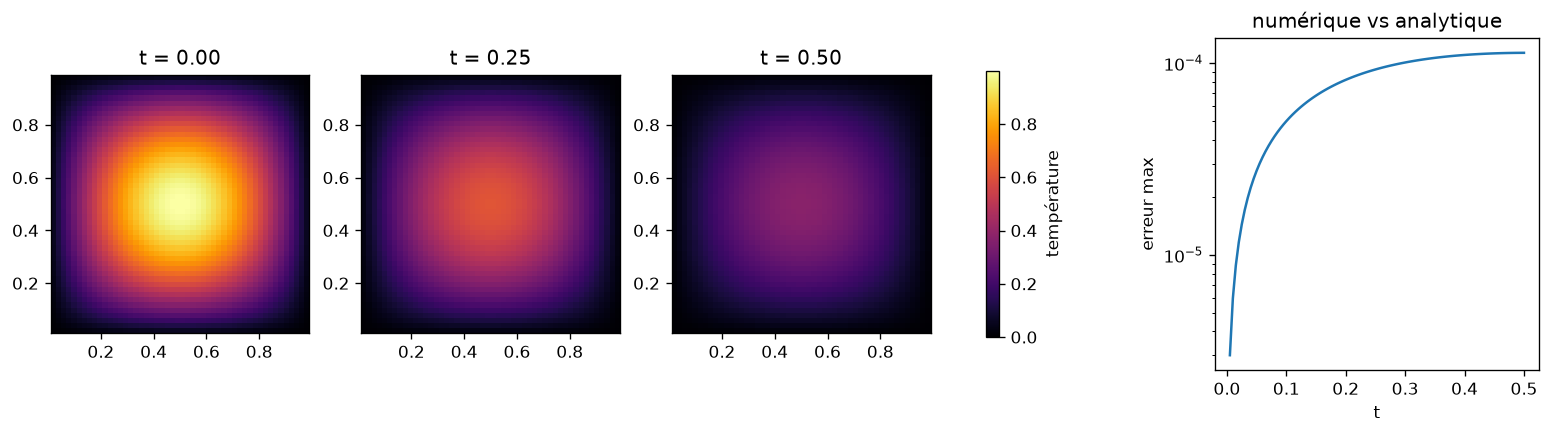

Recreate this plot in Python.
"""Équation de la chaleur 2D : du/dt = alpha * (d2u/dx2 + d2u/dy2) sur [0,1]x[0,1].

Condition initiale : u(x, y, 0) = sin(pi x) sin(pi y), u = 0 sur le bord.
Les quatre bibliothèques de base sont utilisées :
  - sympy      : solution analytique et vérification symbolique de l'EDP
  - numpy      : grille et tableaux
  - scipy      : matrice creuse du laplacien et schéma de Crank-Nicolson
  - matplotlib : figures

Usage :  python chaleur2d.py
"""
import matplotlib
import matplotlib.pyplot as plt
import numpy as np
import scipy.sparse as sps
import sympy as sp
from scipy.sparse.linalg import splu

ALPHA = 0.1      # diffusivité thermique
N = 50           # points intérieurs par direction
DT = 0.005       # pas de temps
T_FIN = 0.5      # durée simulée


def solution_analytique():
    """Renvoie u(x, y, t) sous forme de fonction numpy, après vérification symbolique."""
    x, y, t, a = sp.symbols("x y t alpha", positive=True)
    u = sp.sin(sp.pi * x) * sp.sin(sp.pi * y) * sp.exp(-2 * sp.pi**2 * a * t)
    residu = sp.diff(u, t) - a * (sp.diff(u, x, 2) + sp.diff(u, y, 2))
    print("Résidu de l'EDP pour la solution exacte :", sp.simplify(residu))
    return sp.lambdify((x, y, t), u.subs(a, ALPHA), "numpy")


def resoudre(n=N, dt=DT, t_fin=T_FIN):
    """Schéma de Crank-Nicolson sur une grille n x n. Renvoie grille, états et erreurs."""
    h = 1.0 / (n + 1)
    x = np.linspace(h, 1 - h, n)
    X, Y = np.meshgrid(x, x, indexing="ij")

    # laplacien 2D creuse : L = I (x) T + T (x) I
    T = sps.diags([1.0, -2.0, 1.0], [-1, 0, 1], shape=(n, n)) / h**2
    I = sps.identity(n)
    L = sps.kron(I, T) + sps.kron(T, I)

    A = sps.identity(n * n) - 0.5 * dt * ALPHA * L
    B = sps.identity(n * n) + 0.5 * dt * ALPHA * L
    lu = splu(A.tocsc())                      # factorisation faite une seule fois

    u_exact = solution_analytique()
    u = u_exact(X, Y, 0.0).ravel()
    n_pas = round(t_fin / dt)
    etats, erreurs = {0: u.reshape(n, n).copy()}, []
    for k in range(1, n_pas + 1):
        u = lu.solve(B @ u)
        erreurs.append(np.abs(u - u_exact(X, Y, k * dt).ravel()).max())
        if k in (n_pas // 2, n_pas):
            etats[k] = u.reshape(n, n).copy()
    return X, Y, etats, np.array(erreurs), dt


def tracer(X, Y, etats, erreurs, dt, fichier="chaleur2d.png"):
    fig, axes = plt.subplots(1, 4, figsize=(16, 3.6))
    vmax = etats[0].max()
    for ax, (k, u) in zip(axes[:3], etats.items()):
        im = ax.pcolormesh(X, Y, u, cmap="inferno", vmin=0, vmax=vmax, shading="auto")
        ax.set_title(f"t = {k * dt:.2f}")
        ax.set_aspect("equal")
    fig.colorbar(im, ax=axes[:3], shrink=0.8, label="température")
    axes[3].semilogy(dt * np.arange(1, len(erreurs) + 1), erreurs)
    axes[3].set_xlabel("t")
    axes[3].set_ylabel("erreur max")
    axes[3].set_title("numérique vs analytique")
    fig.savefig(fichier, dpi=120, bbox_inches="tight")
    print("Figure enregistrée :", fichier)
    return fig


if __name__ == "__main__":
    X, Y, etats, erreurs, dt = resoudre()
    print(f"Erreur maximale sur [0, {T_FIN}] : {erreurs.max():.2e}")
    tracer(X, Y, etats, erreurs, dt)
    if matplotlib.get_backend().lower() != "agg":
        plt.show()
